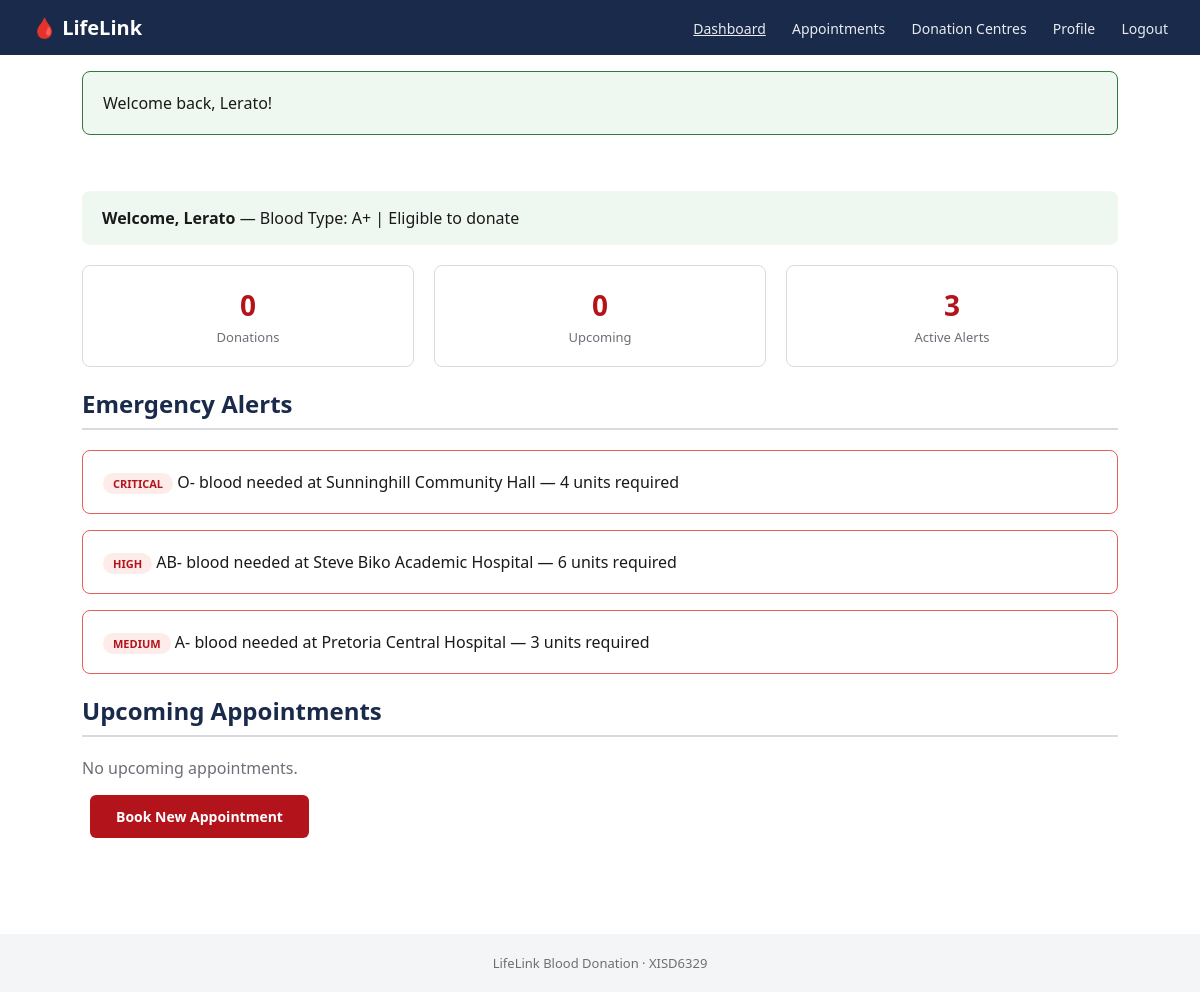
/pages/dashboard.php (signed in), run on the app's committed database.
### tables this page shows
CREATE TABLE donors (
  donor_id INT AUTO_INCREMENT PRIMARY KEY,
  first_name VARCHAR(60) NOT NULL,
  last_name VARCHAR(60) NOT NULL,
  email VARCHAR(150) NOT NULL UNIQUE,
  password VARCHAR(255) NOT NULL,
  phone VARCHAR(30),
  date_of_birth DATE,
  gender VARCHAR(20),
  address VARCHAR(255),
  blood_type_id INT NOT NULL,
  last_donation_date DATE NULL,
  is_active TINYINT(1) NOT NULL DEFAULT 1,
  created_at TIMESTAMP NOT NULL DEFAULT CURRENT_TIMESTAMP,
  FOREIGN KEY (blood_type_id) REFERENCES blood_types(blood_type_id)
);

CREATE TABLE blood_types (
  blood_type_id INT AUTO_INCREMENT PRIMARY KEY,
  code VARCHAR(5) NOT NULL UNIQUE
);

CREATE TABLE alerts (
  alert_id INT AUTO_INCREMENT PRIMARY KEY,
  hospital_id INT NOT NULL,
  blood_type_id INT NOT NULL,
  units_needed INT NOT NULL,
  urgency_level VARCHAR(20) NOT NULL DEFAULT 'Medium',  
  status VARCHAR(20) NOT NULL DEFAULT 'Active',  
  alerted_at TIMESTAMP NOT NULL DEFAULT CURRENT_TIMESTAMP,
  FOREIGN KEY (hospital_id) REFERENCES hospitals(hospital_id),
  FOREIGN KEY (blood_type_id) REFERENCES blood_types(blood_type_id)
);

CREATE TABLE hospitals (
  hospital_id INT AUTO_INCREMENT PRIMARY KEY,
  hospital_name VARCHAR(150) NOT NULL,
  address VARCHAR(255) NOT NULL,
  latitude DECIMAL(10,6),
  longitude DECIMAL(10,6),
  contact_email VARCHAR(150),
  contact_phone VARCHAR(30),
  operating_hours VARCHAR(100),
  is_approved TINYINT(1) NOT NULL DEFAULT 1
);

### pages/dashboard.php (the view, shortened to what this page needs)
<?php
$pdo = db();
$donorId = $_SESSION['donor_id'];
$stmt = $pdo->prepare(
    "SELECT d.first_name, bt.code AS blood_type, d.last_donation_date
     FROM donors d JOIN blood_types bt ON bt.blood_type_id = d.blood_type_id
     WHERE d.donor_id = ?"
);
$stmt->execute([$donorId]);
$donor = $stmt->fetch();
$eligible = true;
$countStmt = $pdo->prepare("SELECT COUNT(*) FROM appointments WHERE donor_id = ? AND status = 'Completed'");
$countStmt->execute([$donorId]);
$donationCount = (int)$countStmt->fetchColumn();
$upcomingStmt = $pdo->prepare(
    "SELECT a.appointment_id, a.scheduled_date, a.scheduled_time, h.hospital_name, a.status
     FROM appointments a JOIN hospitals h ON h.hospital_id = a.hospital_id
     WHERE a.donor_id = ? AND a.status = 'Confirmed' AND a.scheduled_date >= CURDATE()
     ORDER BY a.scheduled_date ASC, a.scheduled_time ASC"
);
$upcomingStmt->execute([$donorId]);
$upcoming = $upcomingStmt->fetchAll();
$alertsStmt = $pdo->query(
    "SELECT al.units_needed, al.urgency_level, h.hospital_name, bt.code AS full_type
     FROM alerts al JOIN hospitals h ON h.hospital_id = al.hospital_id JOIN blood_types bt ON bt.blood_type_id = al.blood_type_id
     WHERE al.status = 'Active'
     ORDER BY FIELD(al.urgency_level,'Critical','High','Medium','Low') LIMIT 3"
);
$alerts = $alertsStmt->fetchAll();
include __DIR__ . '/../includes/header.php';
?>
  <div class="section">
    <div class="dash-welcome">
      <strong>Welcome, <?= htmlspecialchars($donor['first_name']) ?></strong> —
      Blood Type: <?= htmlspecialchars($donor['blood_type']) ?> |
      <?= $eligible ? 'Eligible to donate' : 'Not yet eligible (56-day rule)' ?>
    </div>
    <div class="stats">
      <div class="stat-card"><div class="num"><?= $donationCount ?></div><div class="label">Donations</div></div>
      <div class="stat-card"><div class="num"><?= count($upcoming) ?></div><div class="label">Upcoming</div></div>
      <div class="stat-card"><div class="num"><?= count($alerts) ?></div><div class="label">Active Alerts</div></div>
    </div>
    <h2>Emergency Alerts</h2>
    <?php if (empty($alerts)): ?>
      <p style="color:var(--grey);">No active emergency alerts right now.</p>
    <?php else: foreach ($alerts as $a): ?>
      <div class="card" style="border-color:#e0605a;">
        <span class="badge" style="background:#fdecea;color:#b3141c;"><?= strtoupper($a['urgency_level']) ?></span>
        <?= htmlspecialchars($a['full_type']) ?> blood needed at <?= htmlspecialchars($a['hospital_name']) ?> —
        <?= (int)$a['units_needed'] ?> units required
      </div>
    <?php endforeach; endif; ?>
    <h2>Upcoming Appointments</h2>
    <?php if (empty($upcoming)): ?>
      <p style="color:var(--grey);">No upcoming appointments.</p>
    <?php endif; ?>
    <p style="margin-top:16px;"><a class="btn btn-primary" href="book_appointment.php">Book New Appointment</a></p>
  </div>
<?php include __DIR__ . '/../includes/footer.php'; ?>

### assets/css/style.css (style rules this page uses)
:root { --navy: #1a2a4a; --red: #b3141c; --light: #f4f5f6; --grey: #6b6f76; --border: #d7dade; }
* { box-sizing: border-box; }
body { margin: 0; font-family: "Segoe UI", Arial, sans-serif; color: #1a1a1a; background: #ffffff; }
.btn { display: inline-block; padding: 12px 26px; border-radius: 6px; font-weight: 600; text-decoration: none; margin: 0 8px; cursor: pointer; border: none; font-size: 14px; }
.btn-primary { background: var(--red); color: #fff; }
.section { padding: 40px 32px; max-width: 1100px; margin: 0 auto; }
.section h2 { color: var(--navy); border-bottom: 2px solid var(--border); padding-bottom: 8px; }
.stats { display: flex; gap: 20px; flex-wrap: wrap; }
.stat-card { flex: 1; min-width: 160px; border: 1px solid var(--border); border-radius: 8px; padding: 20px; text-align: center; }
.stat-card .num { font-size: 28px; font-weight: 700; color: var(--red); }
.stat-card .label { color: var(--grey); font-size: 13px; margin-top: 4px; }
.card { border: 1px solid var(--border); border-radius: 8px; padding: 20px; margin-bottom: 16px; }
.badge { padding: 3px 10px; border-radius: 12px; font-size: 11px; font-weight: 600; }
.dash-welcome { background: #eef7f0; border-radius: 8px; padding: 16px 20px; margin-bottom: 20px; }

### data on the page
donors: first_name "Lerato", blood_type.code "A+"
alerts: urgency_level "CRITICAL", blood_type.code "O-", hospital.hospital_name "Sunninghill Community Hall", units_needed "4"
alerts: urgency_level "HIGH", blood_type.code "AB-", hospital.hospital_name "Steve Biko Academic Hospital", units_needed "6"
alerts: urgency_level "MEDIUM", blood_type.code "A-", hospital.hospital_name "Pretoria Central Hospital", units_needed "3"

### other printed values
$_SESSION['flash'] "Welcome back, Lerato!"
$donationCount "0"
count($upcoming) "0"
count($alerts) "3"
